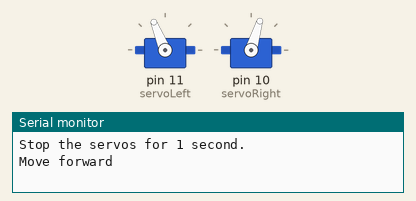
Bench run of a sketch on a simulated Arduino Uno, built with avr-gcc and run on an emulated ATmega328P. On the bench: 2 × servo, the last lines printed to the serial monitor.

Above: at 1.1 s.
At 4.8 s:
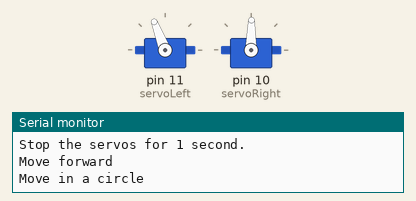
At 27.4 s:
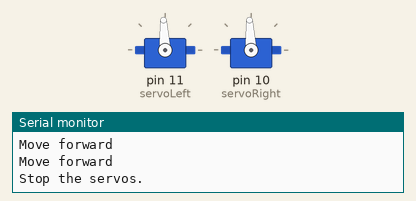
Timing chart, 0 to 28.9 s (numbered marks = the images above):
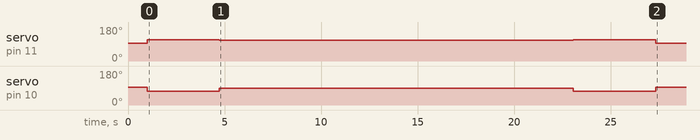

The sketch:

Ch3Golf_Hole8_Around_In_A_Circle.ino
```cpp
  #include <Servo.h>

Servo servoLeft;
Servo servoRight;

void setup() {
  // put your setup code here, to run once:
  Serial.begin(9600);

  servoLeft.attach(11);
  servoRight.attach(10);

  Serial.println("Stop the servos for 1 second.");
  servoLeft.writeMicroseconds(1500);
  servoRight.writeMicroseconds(1500);
  delay(1000);

//////////////////////////////////////////////////////////
  Serial.println("Move forward");
  servoLeft.writeMicroseconds(1700);    //counter-clockwise
  servoRight.writeMicroseconds(1300);   //clockwise
  delay(3720);

/////////////////////////////////////////////////////////
  Serial.println("Move in a circle");
  moveInACircle();
  moveInACircle();

//////////////////////////////////////////////////////////
  Serial.println("Move forward");
  Serial.println("Move forward");
  servoLeft.writeMicroseconds(1700);    //counter-clockwise
  servoRight.writeMicroseconds(1300);   //clockwise
  delay(4250);


/////////////////////////////////////////////////////////
  Serial.println("Stop the servos.");
  stopServos();

}

void loop() {
  // put your main code here, to run repeatedly:

}
///////////////////////////////////////////////////////////////////////////////
//////////////////////////////////////////////////////////////////////////////

void turnRight90()
{
  servoLeft.writeMicroseconds(1600);    //counter-clockwise
  servoRight.writeMicroseconds(1600);   //counter-clockwise
  delay(600);
}

void turnLeft90()
{
  servoLeft.writeMicroseconds(1400);    //counter-clockwise
  servoRight.writeMicroseconds(1400);   //counter-clockwise
  delay(600);
}

void turnRight45()
{
  servoLeft.writeMicroseconds(1550);
  servoRight.writeMicroseconds(1550);
  delay(600);
}

void turnLeft45()
{
  servoLeft.writeMicroseconds(1450);
  servoRight.writeMicroseconds(1450);
  delay(600);
}

void moveForward1ft()
{
  servoLeft.writeMicroseconds(1700);    //counter-clockwise
  servoRight.writeMicroseconds(1300);   //clockwise
  delay(2750);
}

void stopServos()
{
  servoLeft.writeMicroseconds(1500);
  servoRight.writeMicroseconds(1500);
}

void moveGradualRight()
{
  servoLeft.writeMicroseconds(1700);
  servoRight.writeMicroseconds(1442);
  delay(2500);
}


void moveGradualLeft()
{
  servoLeft.writeMicroseconds(1550);
  servoRight.writeMicroseconds(1400);
  delay(2500);
}

void moveInACircle()
{
  servoLeft.writeMicroseconds(1689);
  servoRight.writeMicroseconds(1458);
  delay(9175);
}
```

Measured:
- by itself, servo on pin 11 (servoLeft): 93° → 112° at 1.0 s, → 111° 3.7 s later, → 112° 18.4 s later, → 93° 4.3 s later
- by itself, servo on pin 10 (servoRight): 93° → 73° at 1.0 s, → 89° 3.7 s later, → 73° 18.4 s later, → 93° 4.3 s later
